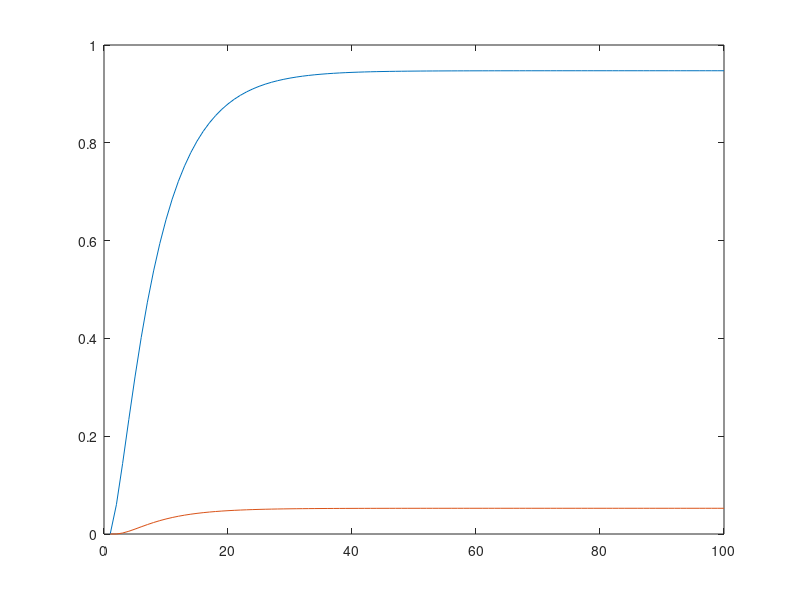

Write the MATLAB code that produced this figure.
%% a

T = [
        0.8     0       0       0.3     0;
        0.2     0.6     0       0.2     0;
        0       0.3     1       0       0;
        0       0.1     0       0.4     0;
        0       0       0       0.1     1;
    ]
 
%% b

T = [
        0.8     0       0       0.3     0;
        0.2     0.6     0       0.2     0;
        0       0.3     1       0       0;
        0       0.1     0       0.4     0;
        0       0       0       0.1     1;
    ];

x0 = [1;0;0;0;0];

for i = 1 : 100
    res(:,i) = T^i * x0;
end

plot(1:100,res(2, :))

%% c

T = [
        0.8     0       0       0.3     0;
        0.2     0.6     0       0.2     0;
        0       0.3     1       0       0;
        0       0.1     0       0.4     0;
        0       0       0       0.1     1;
    ];

x0 = [1;0;0;0;0];

for i = 1 : 100
    res(:,i) = T^i * x0;
end

plot(1:100,res(3, :))
hold
plot(1:100,res(5, :))


%% d

T = [
        0.8     0       0.3     0     0;
        0.2     0.6     0.2     0     0;
        0       0.1     0.4     0     0;
        0       0.3     0       1     0;
        0       0       0.1     0     1;
    ];
Q = [
        0.8     0       0.3;
        0.2     0.6     0.2;
        0       0.1     0.4;
    ]  

%% e

Q = [
        0.8     0       0.3;
        0.2     0.6     0.2;
        0       0.1     0.4;
    ];  

F = inv(eye(size(Q)) - Q)

%% f

Q = [
        0.8     0       0.3;
        0.2     0.6     0.2;
        0       0.1     0.4;
    ];  

F = inv(eye(size(Q)) - Q);

t = sum(F)

%% g
Q = [
        0.8     0       0.3;
        0.2     0.6     0.2;
        0       0.1     0.4;
    ];  
R = [
        0   0.3     0;
        0   0       0.1;
    ];

F = inv(eye(size(Q)) - Q);

B = R * F;

Probabilidade_de_absorcao_do_Estado3=B(1, 1)
Probabilidade_de_absorcao_do_Estado5=B(2, 1)